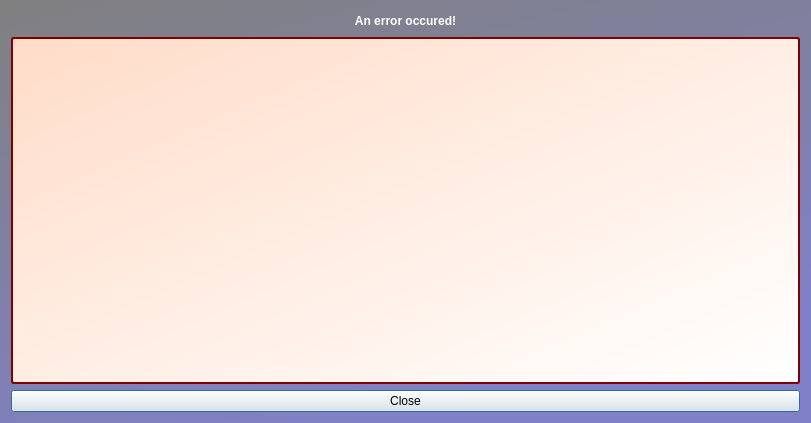
<ui version="4.0" >
 <author>Ph. Faist</author>
 <class>KLFProgErrUI</class>
 <widget class="QDialog" name="KLFProgErrUI" >
  <property name="geometry" >
   <rect>
    <x>0</x>
    <y>0</y>
    <width>811</width>
    <height>423</height>
   </rect>
  </property>
  <property name="windowTitle" >
   <string>Error</string>
  </property>
  <property name="styleSheet" >
   <string notr="true" >QDialog {
	background-color: qlineargradient(spread:pad, x1:0, y1:0, x2:0.5, y2:1, stop:0 rgba(128, 128, 128, 255), stop:1 rgba(128, 128, 200, 255));
}
QLabel {
	color: white;
	font-weight: bold;
}
QAbstractScrollArea {
	background-color: qlineargradient(spread:pad, x1:0, y1:0, x2:1, y2:1, stop:0 rgba(255, 220, 200, 255), stop:1 rgba(255, 255, 255, 255));
	background-clip: padding;
	border-radius: 3px;
	border: 2px solid rgb(128, 0, 0);
}</string>
  </property>
  <property name="modal" >
   <bool>true</bool>
  </property>
  <layout class="QVBoxLayout" name="verticalLayout" >
   <item>
    <widget class="QLabel" name="lbl" >
     <property name="sizePolicy" >
      <sizepolicy vsizetype="Fixed" hsizetype="Preferred" >
       <horstretch>0</horstretch>
       <verstretch>0</verstretch>
      </sizepolicy>
     </property>
     <property name="minimumSize" >
      <size>
       <width>0</width>
       <height>20</height>
      </size>
     </property>
     <property name="text" >
      <string>An error occured!</string>
     </property>
     <property name="alignment" >
      <set>Qt::AlignCenter</set>
     </property>
     <property name="wordWrap" >
      <bool>false</bool>
     </property>
    </widget>
   </item>
   <item>
    <widget class="QTextBrowser" name="txtError" >
     <property name="styleSheet" >
      <string notr="true" />
     </property>
     <property name="html" >
      <string>&lt;!DOCTYPE HTML PUBLIC "-//W3C//DTD HTML 4.0//EN" "http://www.w3.org/TR/REC-html40/strict.dtd">
&lt;html>&lt;head>&lt;meta name="qrichtext" content="1" />&lt;style type="text/css">
p, li { white-space: pre-wrap; }
&lt;/style>&lt;/head>&lt;body style=" font-family:'Lucida Grande'; font-size:13pt; font-weight:400; font-style:normal;">
&lt;p style="-qt-paragraph-type:empty; margin-top:0px; margin-bottom:0px; margin-left:0px; margin-right:0px; -qt-block-indent:0; text-indent:0px;">&lt;/p>&lt;/body>&lt;/html></string>
     </property>
    </widget>
   </item>
   <item>
    <widget class="QPushButton" name="btnClose" >
     <property name="toolTip" >
      <string>Close dialog</string>
     </property>
     <property name="whatsThis" >
      <string>Close dialog</string>
     </property>
     <property name="text" >
      <string>Close</string>
     </property>
     <property name="icon" >
      <iconset resource="klfres.qrc" >
       <normaloff>:/pics/closehide.png</normaloff>:/pics/closehide.png</iconset>
     </property>
     <property name="default" >
      <bool>true</bool>
     </property>
    </widget>
   </item>
  </layout>
 </widget>
 <layoutdefault spacing="6" margin="11" />
 <resources>
  <include location="klfres.qrc" />
 </resources>
 <connections>
  <connection>
   <sender>btnClose</sender>
   <signal>clicked()</signal>
   <receiver>KLFProgErrUI</receiver>
   <slot>accept()</slot>
   <hints>
    <hint type="sourcelabel" >
     <x>24</x>
     <y>404</y>
    </hint>
    <hint type="destinationlabel" >
     <x>20</x>
     <y>20</y>
    </hint>
   </hints>
  </connection>
 </connections>
</ui>
